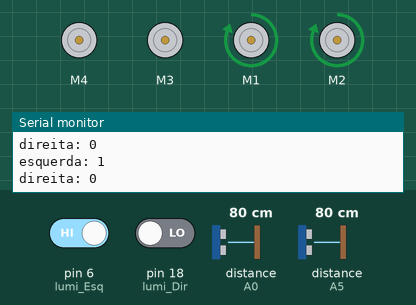
The sketch below on a simulated Arduino Uno, built with avr-gcc and run on an emulated ATmega328P. Shown: 4 × DC motor (green arrow = forward, orange = backward, longer = faster), the last lines printed to the serial monitor. The inputs (shaded band) are chosen by the test bench; at power-on: pin 6 (lumi_Esq) HIGH, pin 18 (lumi_Dir) LOW, distance to the obstacle (sensors on A0, A5) 80 cm. The echo pulse lasts 58.3 µs per cm.

Above: at 1.2 s.
1.3 s: pin 6 (lumi_Esq) driven LOW
At 1.8 s:
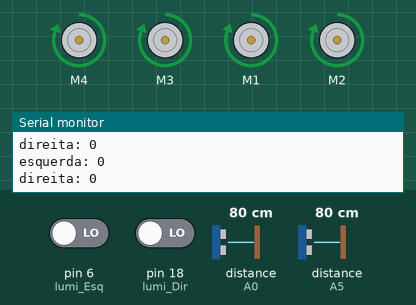
2.8 s: pin 18 (lumi_Dir) driven HIGH
At 3.5 s:
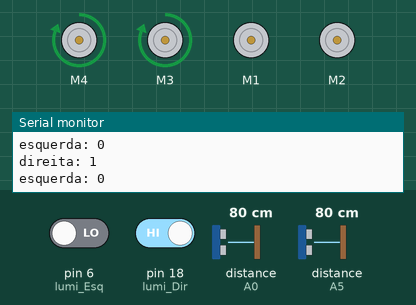
4.3 s: pin 6 (lumi_Esq) driven HIGH
At 4.9 s:
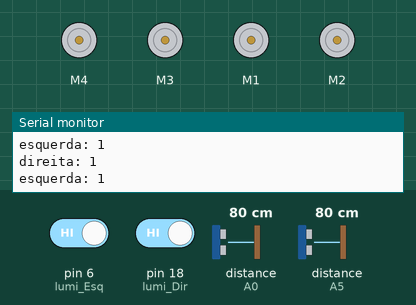
5.8 s: pin 18 (lumi_Dir) driven LOW
At 6.4 s:
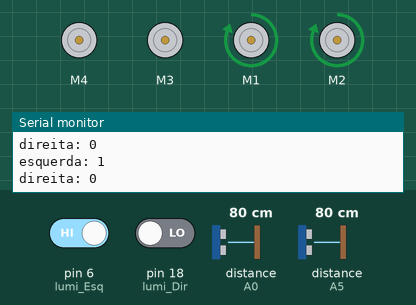
Timing chart, 0 to 8.8 s (numbered marks = the images above; inputs shaded):
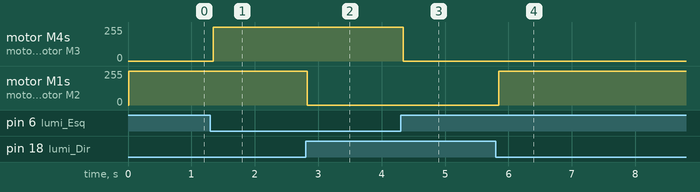

Measured:
- after the input at 1.3 s, motor M4, motor M3: stopped → forward 255/255 after 0.05 s
- after the input at 2.8 s, motor M1, motor M2: forward 255/255 → stopped at once
- after the input at 4.3 s, motor M4, motor M3: forward 255/255 → stopped at once
- after the input at 5.8 s, motor M1, motor M2: stopped → forward 255/255 after 0.05 s

The sketch:

seg2.ino
```cpp
#include<NewPing.h>
#include<AFMotor.h>

int lumi_Esq = 6; //sensor linha da esquerda (vista traseira)
int lumi_Dir = 18; //sensor linha da direita (vista traseira)

#define TRIGGER_PIN_RIGHT A1
#define ECHO_PIN_RIGHT A0
#define TRIGGER_PIN_LEFT A3
#define ECHO_PIN_LEFT A5
#define MAX_DISTANCE 200

NewPing sonar_right(TRIGGER_PIN_RIGHT, ECHO_PIN_RIGHT, MAX_DISTANCE); //Função da biblioteca NewPing.h a qual se responsabiliza pela conversão das unidades
NewPing sonar_left(TRIGGER_PIN_LEFT, ECHO_PIN_LEFT, MAX_DISTANCE);    //Função da biblioteca NewPing.h a qual se responsabiliza pela conversão das unidades

//DEFININDO VARIÁVEIS MOTORES
AF_DCMotor motorFL(1);
AF_DCMotor motorFR(4);
AF_DCMotor motorBL(2);
AF_DCMotor motorBR(3);
int lumi_esq = 0;           //Necesidade de ser uma variável global
int lumi_dir = 0;           //Necesidade de ser uma variável global
int dist_sensor_right = 0;  //Necesidade de ser uma variável global
int dist_sensor_left = 0;   //Necesidade de ser uma variável global

/* Devido ao fato de terem muitos sensores conectados ao Vcc e o arduíno possuir apenas um pino para isto
defini-se o pino 13 em nível lógico alto, apenas para distribuir as cargas */

void setup() {

  //VELOCIDADE DOS MOTORES -> AJUSTÁVEL CASO NÃO ESTEJAM SINCRONIZADOS (255 = Vmáx)
  motorFR.setSpeed(255);
  motorBR.setSpeed(255);
  motorFL.setSpeed(255);
  motorBL.setSpeed(255);

  halt(); //OS MOTORES INICIAM PARADOS

  pinMode(lumi_Esq, INPUT);
  pinMode(lumi_Dir, INPUT);

  Serial.begin(9600);

}

void loop() {
  lumi_esq = digitalRead(lumi_Esq);           //Variável de medida do sensor de luminosidade esquerdo (vista traseira)
  lumi_dir = digitalRead(lumi_Dir);           //Variável de medida do sensor de luminosidade direito (vista traseira)
  dist_sensor_right = sonar_right.ping_cm();  //Variável de medida do sensor ultrassônico direito (vista traseira)
  dist_sensor_left = sonar_left.ping_cm();    //Variável de medida do sensor ultrassônico esquerdo (vista traseira)

  Serial.print("esquerda: ");
  Serial.println(lumi_esq);
  Serial.print("direita: ");
  Serial.println(lumi_dir);

  //if(ultrassonic_action() == 0){ //Caso os sensores ultrassônicos não estejam identificando objetos
    lumi_action();               //O comportamento do seguidor de linha atua
  //}

  /* OS PRINTS A SEGUIR DEVEM SER UTILIZADOS PARA CALIBRAÇÃO DOS SENSORES DE DISTÂNCIA */

  /*Serial.print("dist_sensor_right = ");
  Serial.println(dist_sensor_right);
  Serial.print("dist_sensor_left = ");
  Serial.println(dist_sensor_left);*/

  //delay(30);
  //halt();
  //delay(10);

}

void lumi_action(){

  /*************** !leitura equivale a região luminosa ***************/
  /***************  leitura equivale a região sem luz  ***************/
  if(!lumi_esq && !lumi_dir){ //Caso ambos sensores estejam identificando luminosidade
    moveForward();                   //O carrinho se locomove para frente
  }
  else if(lumi_esq && !lumi_dir){ //Caso o sensor da direita identifique luminosidade
    moveLeft();                        //O carrinho se move para a esquerda, afim de encontrar a linha
  }
  else if(!lumi_esq && lumi_dir){ //Caso o sensor da esquerda identifique luminosidade
    moveRight();                       //O carrinho se move para a direita, afim de encontrar a linha
  }
  else{      //Caso ambos sensores estejam identificando uma região ofuscada
    halt();  //O carrinho para
  }

}

int ultrassonic_action(){

//*****CASO NÃO LEIA NADA NO RAIO DA DISTÂNCIA MÁXIMA, A DISTÂNCIA É "INFINITA"*****
  if(dist_sensor_right == 0){
    dist_sensor_right = 1000;
  }
  if(dist_sensor_left == 0){
    dist_sensor_left = 1000;
  }
//*******************************************************************

  if(dist_sensor_right < 15 || dist_sensor_left < 15){ //Se há algum objeto à frente
    halt();                                            //Para os motores
    return 1;                                          //Retorna 1, ou seja, os sensores atuaram
  }
  else{                                                //Se não há objetos à frente
    return 0;                                          //Retorna 0, liberando o comportamento do seguidor de linha
  }

}

void moveForward(){

  motorBL.run(FORWARD);
  motorFL.run(FORWARD);
  motorBR.run(FORWARD);
  motorFR.run(FORWARD);

}

void moveBackward(){

  motorBL.run(BACKWARD);
  motorFL.run(BACKWARD);
  motorBR.run(BACKWARD);
  motorFR.run(BACKWARD);

}

void moveRight(){

  motorBL.run(RELEASE);
  motorFL.run(RELEASE);
  motorBR.run(FORWARD);
  motorFR.run(FORWARD);

}

void moveLeft(){

  motorBR.run(RELEASE);
  motorFR.run(RELEASE);
  motorBL.run(FORWARD);
  motorFL.run(FORWARD);

}

void halt(){

  motorBR.run(RELEASE);
  motorFR.run(RELEASE);
  motorBL.run(RELEASE);
  motorFL.run(RELEASE);

}
```
